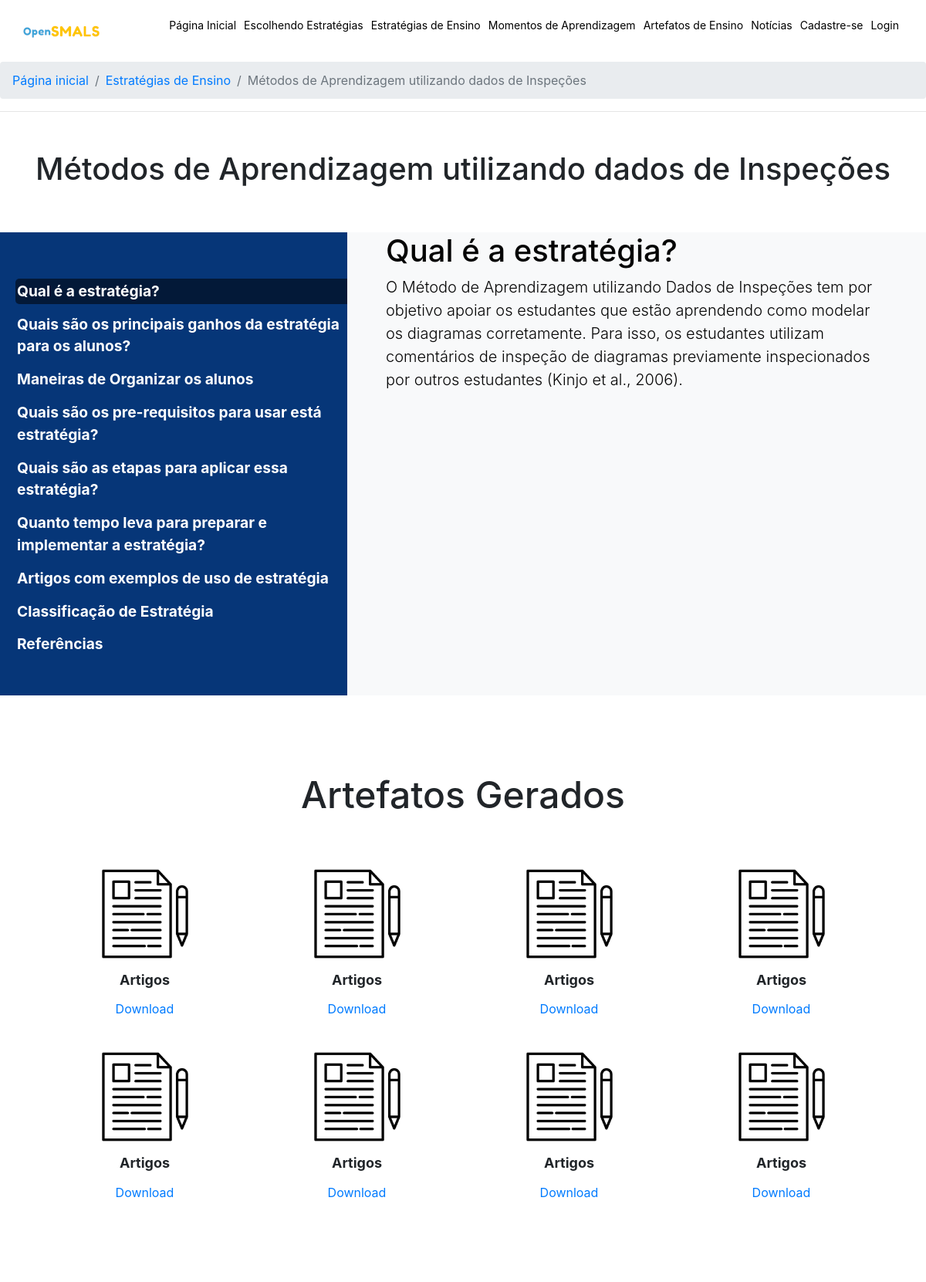
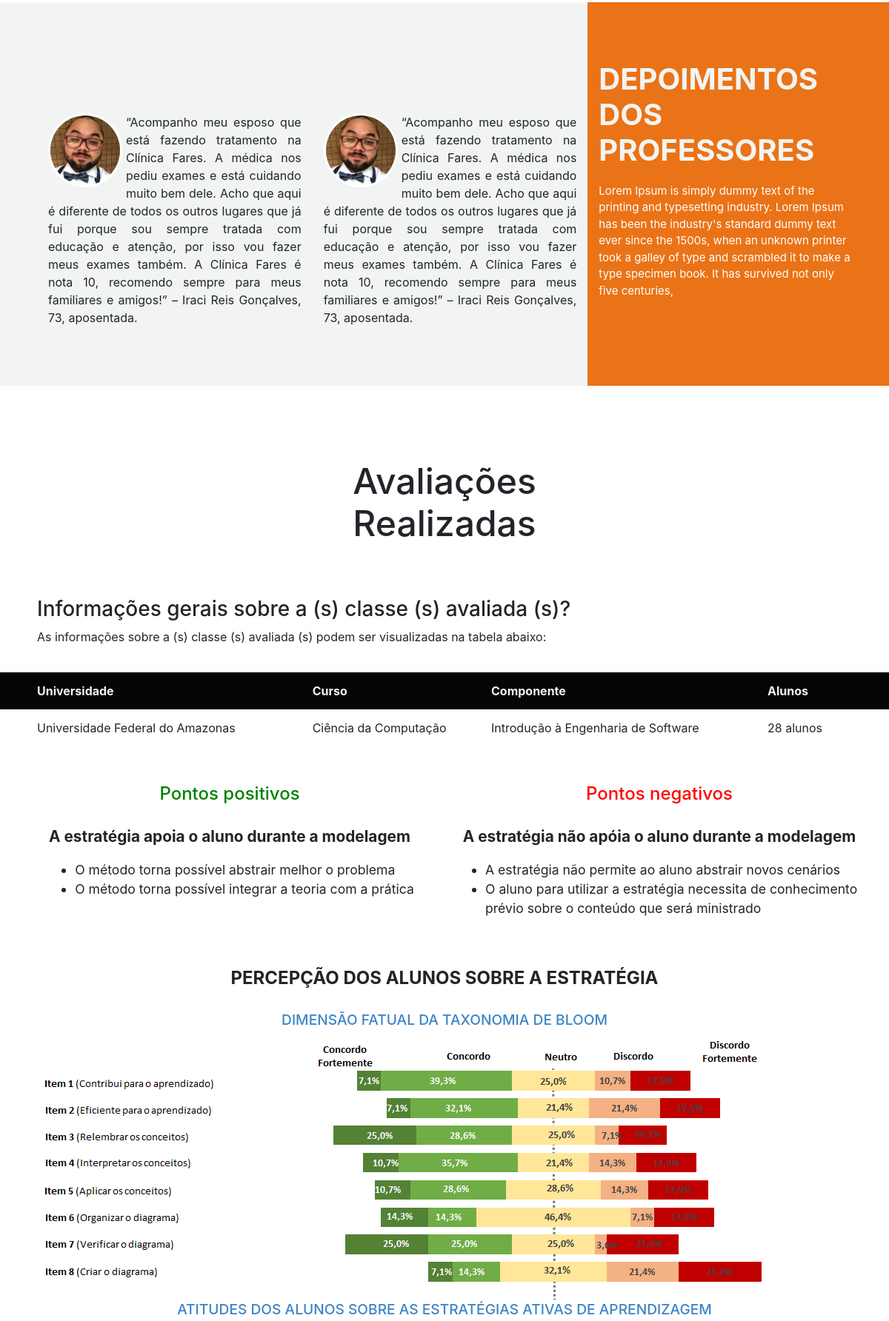
/estrategia-noticia.php?cod=7 (upper part), run on the app's committed database (2 pictures, top to bottom).
### tables this page shows
CREATE TABLE `tb_estrategias` (
  `cod` int(11) NOT NULL,
  `nome` varchar(100) NOT NULL,
  `qual_estrategia` text NOT NULL,
  `principais_ganhos` text NOT NULL,
  `organizar_alunos` text NOT NULL,
  `etapas` text NOT NULL,
  `implementar_estrutura` text NOT NULL,
  `artigos` text NOT NULL,
  `classificacao` text NOT NULL,
  `referencias` text NOT NULL,
  `status_estrategia` int(11) DEFAULT NULL,
  `cod_usuario` int(11) DEFAULT NULL,
  `preRequisito` text NOT NULL,
  `comentario` text DEFAULT NULL
);

### conexao.php (called while the page is built, shortened)
<?php
class Conexao{
	private $host = 'localhost';
	private $bandoDados = 'opensmals';
	private $user = 'root';
	private $pass = '';
	public function conectar(){
		try{
			$bd = new PDO(
				"mysql:host=$this->host;dbname=$this->bandoDados",
				"$this->user",
				"$this->pass"
			);
			return $bd;
		} catch(PDOException $e){
			echo "erro ao conectar ao banco de dados".$e->getMessage();
		}
	}
}
?>

### dao/EstrategiaDaoMysql.php (called while the page is built, shortened)
<?php
require_once("class/Estrategia.php");
class EstrategiaDaoMysql implements EstrategiaDAO{
    private $conn;
    public function __construct(Conexao $conn){
        $this->conn = $conn->conectar();
    }
    public function findById($id){
        $sql = $this->conn->prepare("SELECT tb_estrategias.nome, tb_estrategias.qual_estrategia,
        tb_estrategias.principais_ganhos, tb_estrategias.organizar_alunos,
         tb_estrategias.etapas, tb_estrategias.implementar_estrutura, tb_estrategias.artigos,
          tb_estrategias.classificacao, tb_estrategias.referencias, tb_estrategias.preRequisito, tb_estrategias.status_estrategia FROM tb_estrategias WHERE tb_estrategias.cod = :cod");
        $sql->bindValue(":cod", $id);
        $sql->execute();
        if($sql->rowCount()>0){
            $dados = $sql->fetch();
            $e = new Estrategia();
            $e->setCod($id);
            $e->setNome($dados['nome']);
            $e->setQualEstrategia($dados['qual_estrategia']);
            $e->setPrincipaisGanhos($dados['principais_ganhos']);
            $e->setOrganizarAlunos($dados['organizar_alunos']);
            $e->setEtapas($dados['etapas']);
            $e->setImplementarEstrategia($dados['implementar_estrutura']);
            $e->setArtigo($dados['artigos']);
            $e->setClassificacao($dados['classificacao']);
            $e->setReferencia($dados['referencias']);
            $e->setPreRequisitos($dados['preRequisito']);
            $e->setStatus($dados['status_estrategia']);
            return $e;
        }
    }
    public function qualEstrategia($cod){
        $sql = $this->conn->prepare("SELECT tb_estrategias.qual_estrategia FROM `tb_estrategias` WHERE tb_estrategias.cod = :cod");
        $sql->bindValue(":cod", $cod);
        $sql->execute();
        if($sql->rowCount() > 0){
            $dados = $sql->fetch();
            $estra = new Estrategia();
            $estra->setQualEstrategia($dados['qual_estrategia']);
            return $estra;
        }
    }
}
?>

### class/Estrategia.php (called while the page is built, shortened)
<?php
class Estrategia {
    private $nome;
    private $qual_estrategia;
    public function setNome($x){
        $this->nome = $x;
    }
    public function getNome(){
        return $this->nome;
    }
    public function setQualEstrategia($x){
        $this->qual_estrategia = $x;
    }
    public function getQualEstrategia(){
        return $this->qual_estrategia;
    }
    public function setClassificacao($x){
        return $this->classificacao = $x;
    }
}
?>

### estrategia-noticia.php (the view, shortened to what this page needs)
<!DOCTYPE html>
<html lang="pt-br">
<head>
     <link rel="stylesheet" href="https://stackpath.bootstrapcdn.com/bootstrap/4.1.3/css/bootstrap.min.css">
     <link rel="stylesheet" href="assets/css/style.css">
     <link rel="stylesheet" href="assets/css/aprendizagemSemelhantes.css">
     <link rel="stylesheet" href="https://use.fontawesome.com/releases/v5.15.4/css/all.css">
    <link rel="stylesheet" href="assets/css/style.css">
</head>
<body>
    <?php
      require('pages/header.php');
      $x = $estrategiaDao->findById($_GET['cod']);
    ?>
    <div id="AprendizagemSemelhantes">
    <nav aria-label="breadcrumb">
      <ol class="breadcrumb">
        <li class="breadcrumb-item"><a href="index.php">Página inicial</a></li>
        <li class="breadcrumb-item" aria-current="page"><a href="escolhendoEstrategia.php">Estratégias de Ensino</a></li>
        <li class="breadcrumb-item active" aria-current="page"><?=$x->getNome();?></li>
      </ol>
   </nav>
   <hr>
    <div class="estrategiaTopo container-fluid">
        <div class="title-ensino">
            <h1><?=$x->getNome();?></h1>
        </div>
    </div>
    <div id="sobreEstrategia">
      <div class="areaItem">
        <div class="left">
          <ul>
            <li><a href="qual-estrategia.php?cod=<?=$_GET['cod']?>" class="ativo">Qual é a estratégia?</a></li>
            <li><a href="principaisGanhos.php?cod=<?=$_GET['cod']?>">Quais são os principais ganhos da estratégia para os alunos?</a></li>
            <li><a href="organizarAlunos.php?cod=<?=$_GET['cod']?>">Maneiras de Organizar os alunos</a></li>
            <li><a href="preRequisitos.php?cod=<?=$_GET['cod']?>">Quais são os pre-requisitos para usar está estratégia?</a></li>
            <li><a href="principaisEstrategias.php?cod=<?=$_GET['cod']?>">Quais são as etapas para aplicar essa estratégia?</a></li>
            <li><a href="quantoTempo.php?cod=<?=$_GET['cod']?>">Quanto tempo leva para preparar e implementar a estratégia?</a></li>
            <li><a href="exemplosUso.php?cod=<?=$_GET['cod']?>">Artigos com exemplos de uso de estratégia </a></li>
            <li><a href="classificacao.php?cod=<?=$_GET['cod']?>">Classificação de Estratégia </a></li>
            <li><a href="referencias.php?cod=<?=$_GET['cod']?>">Referências</a></li>
          </ul>
        </div>
        <div class="rigth">
         <div class="conteudo">
           <h1>Qual é a estratégia?</h1>
             <?php $ql = $estrategiaDao->qualEstrategia($_GET['cod']);?>
             <p class="lead"><?= $ql->getQualEstrategia();?></p>
          </div>
        </div>
      </div>
    </div>
       <div class="artefatos">
         <div class="container-fluid">
           <div class="TitlePadrao">
             <h2>Artefatos Gerados</h2>
           </div>
           <div class="row">
            <div class="col-sm-3">
              <div class="imagem">
                <img src="assets/img/icone.jpg" alt="">
              </div>
              <div class="descricao">
                <h3>Artigos</h3>
                <a href="" class="btn btn-block">Download</a>
              </div>
            </div>
            <div class="col-sm-3">
              <div class="imagem">
                <img src="assets/img/icone.jpg" alt="">
              </div>
              <div class="descricao">
                <h3>Artigos</h3>
                <a href="" class="btn btn-block">Download</a>
              </div>
            </div>
            <div class="col-sm-3">
              <div class="imagem">
                <img src="assets/img/icone.jpg" alt="">
              </div>
              <div class="descricao">
                <h3>Artigos</h3>
                <a href="" class="btn btn-block">Download</a>
              </div>
            </div>
            <div class="col-sm-3">
              <div class="imagem">
                <img src="assets/img/icone.jpg" alt="">
              </div>
              <div class="descricao">
                <h3>Artigos</h3>
                <a href="" class="btn btn-block">Download</a>
              </div>
            </div>
            <div class="col-sm-3"><div class="imagem">
              <img src="assets/img/icone.jpg" alt="">
            </div>
            <div class="descricao">
              <h3>Artigos</h3>
              <a href="" class="btn btn-block">Download</a>
            </div></div>
            <div class="col-sm-3"><div class="imagem">
              <img src="assets/img/icone.jpg" alt="">
            </div>
            <div class="descricao">
              <h3>Artigos</h3>
              <a href="" class="btn btn-block">Download</a>
            </div></div>
            <div class="col-sm-3">
              <div class="imagem">
                <img src="assets/img/icone.jpg" alt="">
              </div>
              <div class="descricao">
                <h3>Artigos</h3>
                <a href="" class="btn btn-block">Download</a>
              </div>
            </div>
            <div class="col-sm-3">
              <div class="imagem">
                <img src="assets/img/icone.jpg" alt="">
              </div>
              <div class="descricao">
                <h3>Artigos</h3>
                <a href="" class="btn btn-block">Download</a>
              </div>
            </div>
           </div>
         </div>
       </div>
    </div>
    <div id="depoimentos">
      <div class="container-fluid">
        <div class="row">
          <div class="col-sm depoimentoItem item">
            <div class="img">
                <img src="assets/img/pesquisador1.jpg" alt="">
            </div>
            <div class="depoimento">
              “Acompanho meu esposo que está fazendo tratamento na Clínica Fares. A médica nos pediu exames e está cuidando muito bem dele. Acho que aqui é diferente de todos os outros lugares que já fui porque sou sempre tratada com educação e atenção, por isso vou fazer meus exames também. A Clínica Fares é nota 10, recomendo sempre para meus familiares e amigos!” – Iraci Reis Gonçalves, 73, aposentada.
            </div>
          </div>
          <div class="col-sm depoimentoItem item">
            <div class="img">
              <img src="assets/img/pesquisador1.jpg" alt="">
            </div>
            <div class="depoimento">
              “Acompanho meu esposo que está fazendo tratamento na Clínica Fares. A médica nos pediu exames e está cuidando muito bem dele. Acho que aqui é diferente de todos os outros lugares que já fui porque sou sempre tratada com educação e atenção, por isso vou fazer meus exames também. A Clínica Fares é nota 10, recomendo sempre para meus familiares e amigos!” – Iraci Reis Gonçalves, 73, aposentada.
            </div>
          </div>
          <div class="col-sm depoimentoItem background">
            <h4>DEPOIMENTOS DOS PROFESSORES</h4>
            <p>Lorem Ipsum is simply dummy text of the printing and typesetting industry. Lorem Ipsum has been the industry's standard dummy text ever since the 1500s, when an unknown printer took a galley of type and scrambled it to make a type specimen book. It has survived not only five centuries,</p>
          </div>
        </div>
      </div>
    </div>
      <section id="avaliacao">
          <div class="TitlePadrao">
            <h2>Avaliações Realizadas</h2>
          </div>
          <div class="container-fluid" style="margin: 0;padding: 0px;">
            <div class="informacoes">
              <div class="info padding-left padding-rigt">
                <h3>Informações gerais sobre a (s) classe (s) avaliada (s)?</h3>
                <p>As informações sobre a (s) classe (s) avaliada (s) podem ser visualizadas na tabela abaixo:</p>
              </div>
              <div class="div-conteudo">
                <table class="table-p">
                  <thead>
                    <tr class="back">
                      <th class="left">Universidade</th>
                      <th>Curso</th>
                      <th>Componente</th>
                      <th class="right">Alunos</th>
                    </tr>
                  </thead>
                  <tbody>
                    <tr class="linha">
                      <td class="left">Universidade Federal do Amazonas</td>
                      <td>Ciência da Computação</td>
                      <td>Introdução à Engenharia de Software</td>
                      <td class="right">28 alunos</td>
                    </tr>
                  </tbody>
                </table>
              </div>
              <div class="row">
                <div class="col pontos-positivos">
                  <h4>Pontos positivos</h4>
                  <p><b>A estratégia apoia o aluno durante a modelagem</b></p>
                  <ul>
                    <li>O método torna possível abstrair melhor o problema</li>
                    <li>O método torna possível integrar a teoria com a prática</li>
                  </ul>
                </div>
                <div class="col pontos-negativos">
                  <h4>Pontos negativos</h4>
                  <p><b>A estratégia não apóia o aluno durante a modelagem</b></p>
                  <ul>
                    <li>A estratégia não permite ao aluno abstrair novos cenários</li>
                    <li>O aluno para utilizar a estratégia necessita de conhecimento prévio sobre o conteúdo que será ministrado</li>
                  </ul>
                </div>
              </div>
              <div class="percepcao-alunos">
                <h3>PERCEPÇÃO DOS ALUNOS SOBRE A ESTRATÉGIA </h3>
                <div class="item">
                  <h4>DIMENSÃO FATUAL DA TAXONOMIA DE BLOOM</h4>
                  <div class="imagem">
                    <img src="assets/img/bloom.png" alt="">
                  </div>
                </div>
                <div class="item">
                  <h4>ATITUDES DOS ALUNOS SOBRE AS ESTRATÉGIAS ATIVAS DE APRENDIZAGEM</h4>
                </div>
              </div>
            </div>
          </div>
      </section>
</body>
</html>

### assets/css/style.css (style rules this page uses)
body { margin: 0; padding: 0; }
#depoimentos { background-color: #F2F4F3; }
#depoimentos .row { padding-left:50px; }
#depoimentos .img { width: 100px; height: 100px; border: 3px solid #fff; border-radius: 50px; float: left; margin-right: 5px; }
#depoimentos .img img { width: 100%; border-radius: 50%; }
#depoimentos .depoimentoItem.background { background-color: #ea7317; color: #F2F4F3; padding-top: 80px; padding-right: 50px; }
#depoimentos .depoimentoItem.background h4 { font-weight: bold; font-size: 40px; margin-bottom: 20px; color: #F2F4F3; }
#depoimentos .depoimentoItem.background p { font-size: 15px; color: #fff; }
.depoimentoItem.item { margin: 150px 0px 80px 0px; text-align: justify; }
.artefatos h3 { font-size: 23px; font-weight: bold; }
.TitlePadrao { margin: auto; max-width: 500px; text-align: center; margin-top: 100px; margin-bottom: 50px; }
.TitlePadrao h2 { font-size: 3em; }
.title-ensino { margin: 50px 0px; display: flex; justify-content: center; align-items: center; }
.div-conteudo { margin-bottom: 50px; }
.table-p { width: 100%; }
.left { padding-left: 50px; }
.right { padding-right: 50px; }
.back { background-color: #050505; color: #F2F4F3; height: 50px; }
.linha { height: 50px; }

### assets/css/aprendizagemSemelhantes.css (style rules this page uses)
.areaItem .left a { display: block; padding: 2px; }
.areaItem .left .ativo { background-color: #fff; background-color: #0008; border-top-left-radius: 5px; border-bottom-left-radius: 5px; }
.areaItem { width: 100%; display: flex; }
.areaItem .left { width: 450px; height: 600px; background-color: rgb(6,54,120); color: #fff; font-weight: bold; display: flex; align-items: center; padding-left: 20px; }
#AprendizagemSemelhantes .areaItem .left ul { list-style: none; margin: 0; padding: 0; }
#AprendizagemSemelhantes .areaItem .left li { margin-top: 10px; font-size: 1.2em; }
#AprendizagemSemelhantes .areaItem .left li a { color: #fff; }
#AprendizagemSemelhantes .areaItem .rigth { flex: 1; align-items: center; background-color: #f8f9fa; padding: 0px 50px; }
#AprendizagemSemelhantes .areaItem .rigth .conteudo { color: #050505; }
#AprendizagemSemelhantes .artefatos { margin: 100px 50px 100px 50px; }
.artefatos .imagem { display: flex; justify-content: center; }
.artefatos .imagem img { width: 150px; height: 150px; }
.artefatos .descricao h3 { font-size: 18px; text-align: center; }
#avaliacao { overflow: hidden; }
#avaliacao .row { margin-bottom: 50px; }
#avaliacao .row p { margin-top: 20px; font-size: 1.3em; }
#avaliacao .row ul { font-size: 1.1em; }
#avaliacao .informacoes .info { padding: 20px 50px; }
.pontos-positivos { display: flex; flex-direction: column; align-items: center; padding-left: 50px; }
.pontos-positivos h4 { color: green; text-align: center; }
.pontos-negativos { display: flex; flex-direction: column; align-items: center; padding-right: 50px; }
.pontos-negativos h4 { color: red; text-align: center; }
.percepcao-alunos { padding: 0px 50px; }
.percepcao-alunos h3 { font-weight: bold; text-align: center; font-size: 1.5em; margin-bottom: 30px; }
.percepcao-alunos .item h4 { text-align: center; font-size: 1.2em; color: rgb(61,133,198); }

### data on the page
tb_estrategias: nome "Métodos de Aprendizagem utilizando dados de Inspeções", qual_estrategia "O Método de Aprendizagem utilizando Dados de Inspeções tem por objetivo apoiar os estudantes que estão aprendendo como modelar os diagramas corretamente. Para isso, os estudantes utilizam comentários de inspeção de diagramas previamente inspecionados por outros estudantes (Kinjo et al., 2006)."
